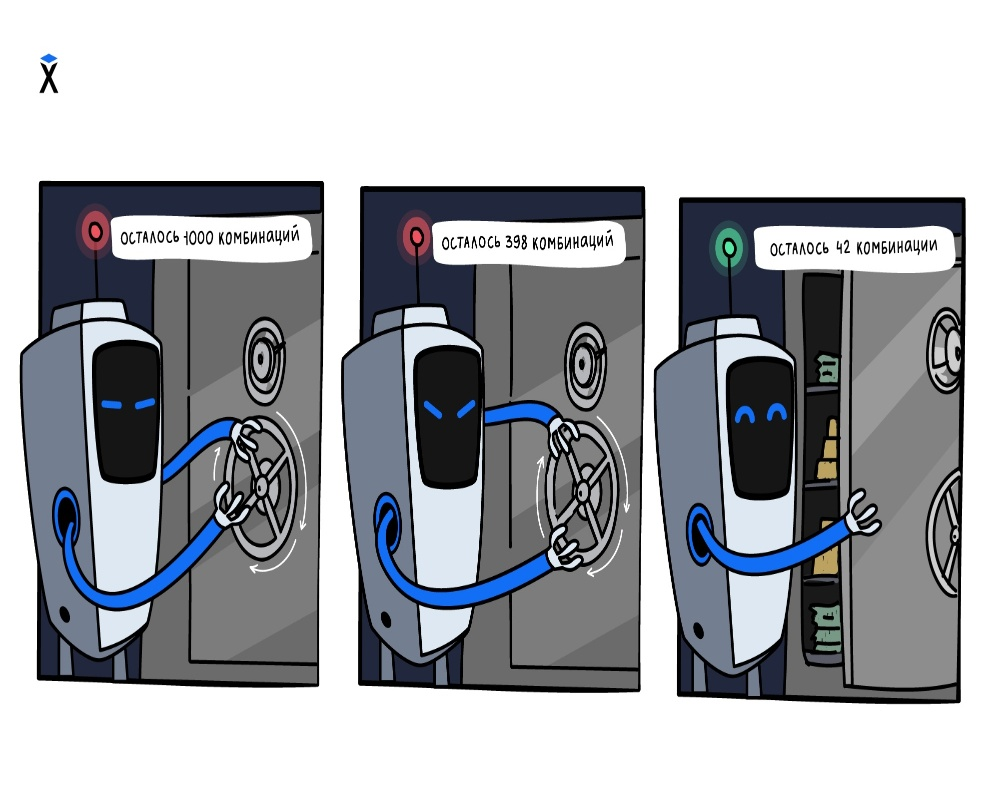
#> input picture 2.jpeg, 1000 x 800 px
$ python rotate.py
#> lines starting #> are read from the running program, lines starting #| are printed output that depends on the picture
# Программа для поворота изображения
import cv2

image = cv2.imread("2.jpeg")
#> image is the input picture: shape (800, 1000, 3); mean B, G, R 177, 172.2, 169.6
print (image.shape)
#| (800, 1000, 3)
angle = int(input("Укажите угол поворота изображения: "))
#> the answer given: 3

width = image.shape[1]
#> width = 1000
height = image.shape[0]
#> height = 800

center = (width // 2, height // 2)
#> center = (500, 400)

rotation_matrix = cv2.getRotationMatrix2D(center, angle, 1.0)
rotated_image = cv2.warpAffine(image, rotation_matrix, (width, height))
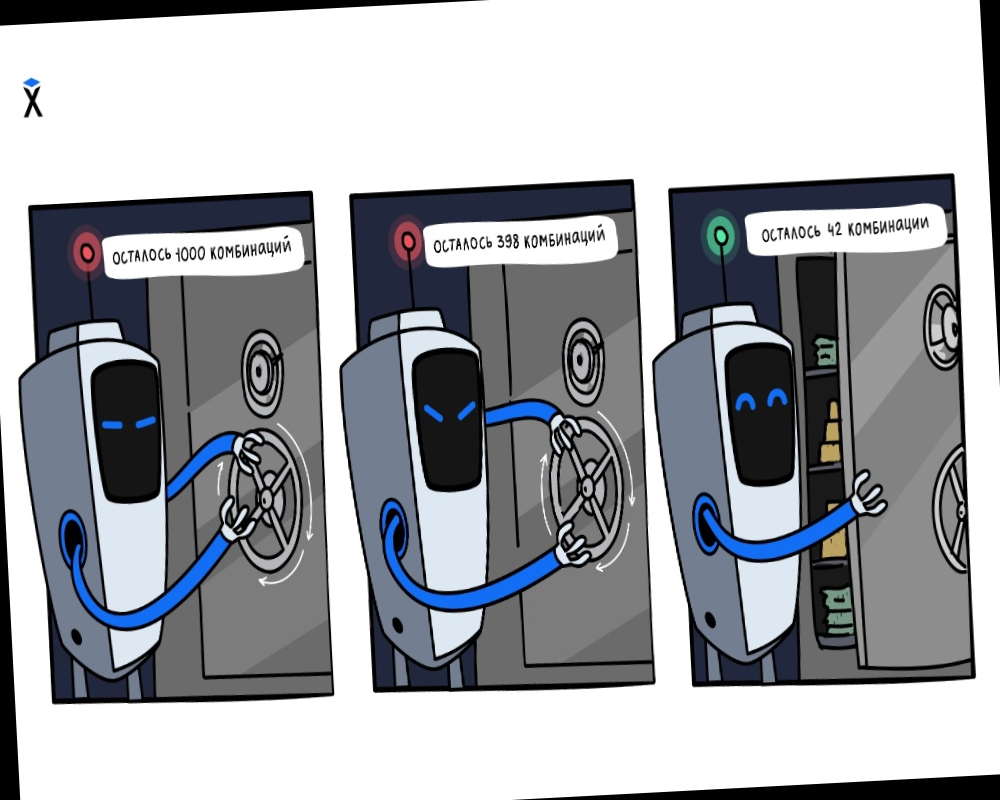
#> rotated_image: shape (800, 1000, 3); mean B, G, R 170.5, 165.7, 163.1

cv2.imshow('Rotated Image', rotated_image)
cv2.imwrite("Rotated Image.jpeg", rotated_image)
cv2.waitKey(0)
cv2.destroyAllWindows()

$ run again, with face_1.jpg copied over 2.jpeg
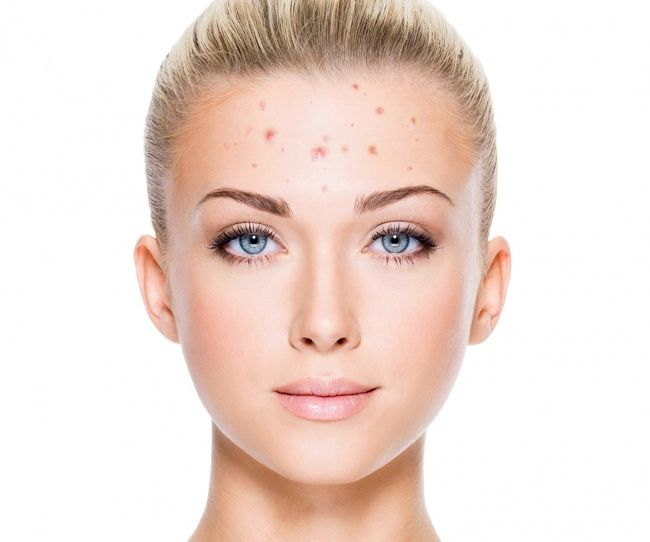
#> input picture face_1.jpg, 650 x 542 px
#> image is the input picture: shape (542, 650, 3); mean B, G, R 212.5, 220.5, 238.5
#| (542, 650, 3)
#> `rotated_image = cv2.warpAffine(image, rotation_matrix, (width, height))`:
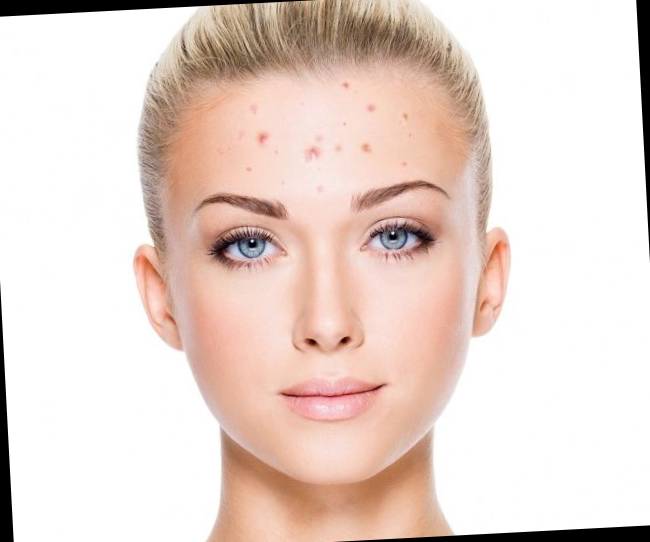
#> rotated_image: shape (542, 650, 3); mean B, G, R 206.3, 214.2, 232.1
